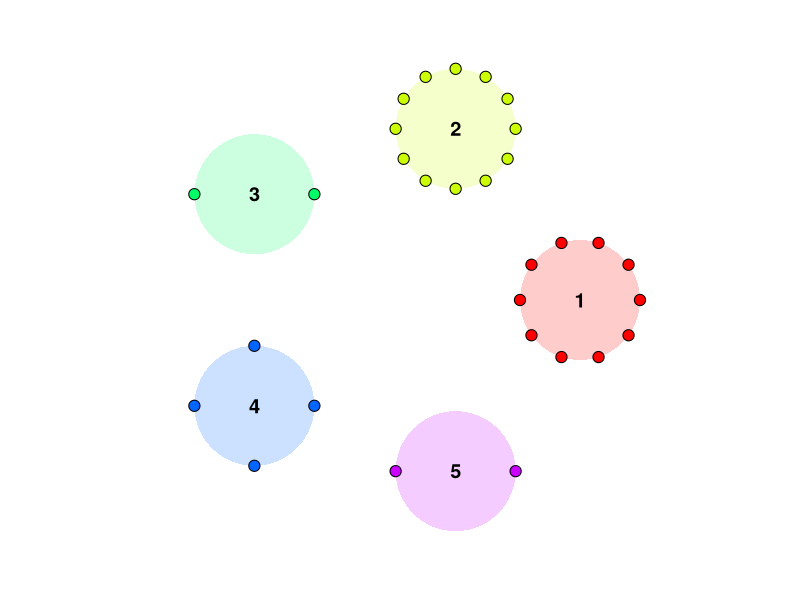

Recreate this plot in R.
set.seed(123)

# Parameters
alpha <- 1
N <- 30

# Simulate CRP
table_assignments <- numeric(N)
tables <- list()
table_creation_order <- integer()  # To record order of new table creation

for (i in 1:N) {
  if (i == 1) {
    table_assignments[i] <- 1
    tables[[1]] <- 1
    table_creation_order <- c(table_creation_order, 1)
  } else {
    probs <- c(sapply(tables, length), alpha)
    probs <- probs / sum(probs)
    choice <- sample(1:(length(tables) + 1), 1, prob = probs)
    if (choice > length(tables)) {
      tables[[choice]] <- i
      table_creation_order <- c(table_creation_order, choice)
    } else {
      tables[[choice]] <- c(tables[[choice]], i)
    }
    table_assignments[i] <- choice
  }
}

# Map: table index -> order of appearance (1, 2, ...)
table_order_labels <- match(1:length(tables), table_creation_order)

# Save to PDF
pdf("examples/crp.pdf", width = 4, height = 3)

# Prepare plot
n_tables <- length(tables)
colors <- rainbow(n_tables)
par(mar = c(0, 0, 0, 0)) # bottom, left, top, right
plot(NA,
  xlim = c(-10, 10), ylim = c(-10, 10),
  xlab = "", ylab = "", asp = 1, axes = FALSE,
  xaxs = "i", yaxs = "i"
)

# Function to draw circular table and customer dots
draw_table <- function(center_x, center_y, radius, customers, color, table_label) {
  # Draw table
  symbols(center_x, center_y,
          circles = radius, inches = FALSE,
          add = TRUE, bg = adjustcolor(color, alpha.f = 0.2), fg = NA)
  
  # Draw table label (order of appearance) in center
  text(center_x, center_y, labels = table_label, cex = 1.2, font = 2)

  # Draw customers
  n <- length(customers)
  if (n == 1) {
    points(center_x, center_y + radius, pch = 21, bg = color, cex = 1.5)
  } else {
    angles <- seq(0, 2 * pi, length.out = n + 1)[-1]
    for (i in 1:n) {
      x <- center_x + radius * cos(angles[i])
      y <- center_y + radius * sin(angles[i])
      points(x, y, pch = 21, bg = color, cex = 1.5)
    }
  }
}

# Arrange tables in circular layout
angle_step <- 2 * pi / n_tables
layout_radius <- 6
for (i in 1:n_tables) {
  theta <- angle_step * (i - 1)
  cx <- layout_radius * cos(theta)
  cy <- layout_radius * sin(theta)
  draw_table(cx, cy, radius = 2,
             customers = tables[[i]],
             color = colors[i],
             table_label = table_order_labels[i])
}

# Close PDF device
dev.off()
